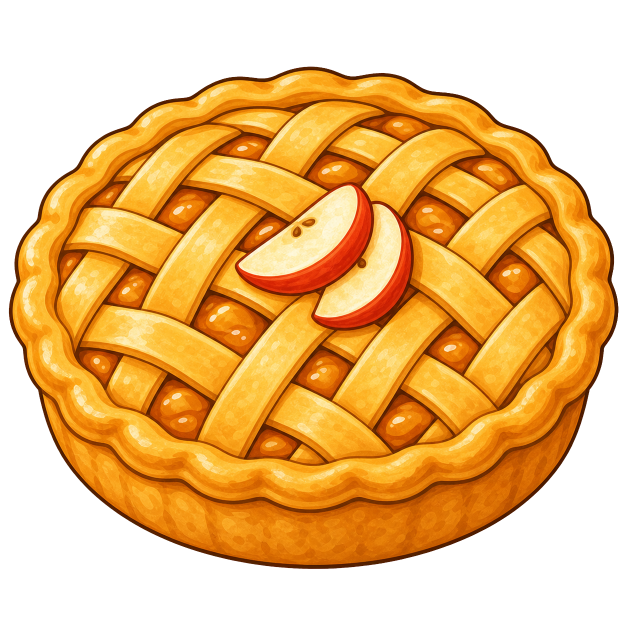
#> input picture GourmetProject/Art/GeneratedDishSamples/.codex-tmp/apple_pie_transparent.png, 1254 x 1254 px (shown at 1/2 size)
$ python prepare_dish_sprite.py --input .codex-tmp/apple_pie_transparent.png --out out.png --width 100 --height 100
#> lines starting #> are read from the running program, lines starting #| are printed output that depends on the picture
#!/usr/bin/env python3

import argparse
from pathlib import Path

from PIL import Image


def fit_to_canvas(image: Image.Image, width: int, height: int, padding: float) -> Image.Image:
#> called with width = 100, height = 100, padding = 0.06
    rgba = image.convert("RGBA")
#> rgba is the input picture: PIL image 1254x1254 RGBA; mean R, G, B, A 136.7, 88.3, 23.4, 154.6
    alpha = rgba.getchannel("A")
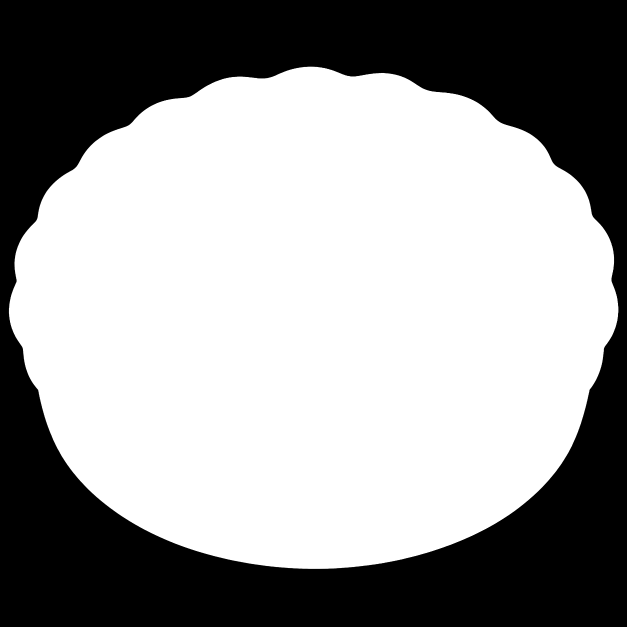
#> alpha: PIL image 1254x1254 L (shown at 1/2 size); min 0, max 255, mean 154.6
    bbox = alpha.getbbox()
#> bbox = (17, 133, 1237, 1138)
    if bbox is None:
        raise ValueError("Input image has no visible pixels.")

    subject = rgba.crop(bbox)
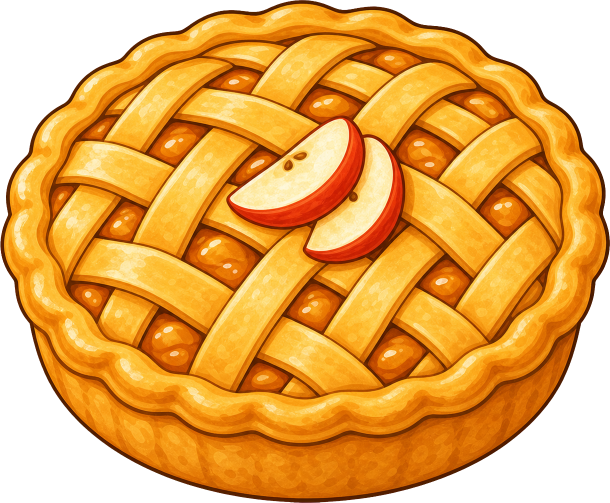
#> subject: PIL image 1220x1005 RGBA (shown at 1/2 size); mean R, G, B, A 175.4, 113.3, 30, 198.2; transparent parts drawn white
    max_width = max(1, round(width * (1 - 2 * padding)))
    max_height = max(1, round(height * (1 - 2 * padding)))
    scale = min(max_width / subject.width, max_height / subject.height)
#> scale = 0.0721
    resized = subject.resize(
        (max(1, round(subject.width * scale)), max(1, round(subject.height * scale))),
        Image.Resampling.LANCZOS,
    )
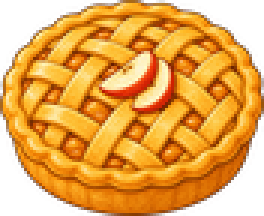
#> resized: PIL image 88x72 RGBA (shown 3 times larger); mean R, G, B, A 179.3, 115.6, 30.5, 198.3; transparent parts drawn white

    canvas = Image.new("RGBA", (width, height), (0, 0, 0, 0))
#> canvas: PIL image 100x100 RGBA; every value is 0
    x = (width - resized.width) // 2
#> x = 6
    y = (height - resized.height) // 2
#> y = 14
    canvas.alpha_composite(resized, (x, y))
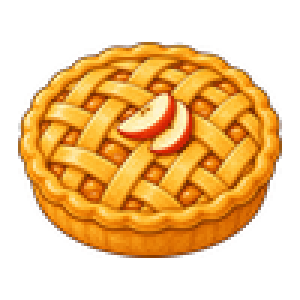
#> canvas: PIL image 100x100 RGBA (shown 3 times larger); mean R, G, B, A 113.6, 73.2, 19.3, 125.6; transparent parts drawn white
    return canvas


def main() -> None:
    parser = argparse.ArgumentParser()
    parser.add_argument("--input", required=True)
    parser.add_argument("--out", required=True)
    parser.add_argument("--width", type=int, required=True)
    parser.add_argument("--height", type=int, required=True)
    parser.add_argument("--padding", type=float, default=0.06)
    args = parser.parse_args()

    if not 0 <= args.padding < 0.5:
        raise ValueError("padding must be in [0, 0.5)")

    output = Path(args.out)
    output.parent.mkdir(parents=True, exist_ok=True)
    result = fit_to_canvas(
        Image.open(args.input),
        args.width,
        args.height,
        args.padding,
    )
    result.save(output)
    print(f"output={output} size={result.size} alpha_bbox={result.getchannel('A').getbbox()}")
#| output=out.png size=(100, 100) alpha_bbox=(6, 14, 94, 86)


if __name__ == "__main__":
    main()

$ run again, on GourmetProject/Art/GeneratedDishSamples/.codex-tmp/cake_roll_transparent.png
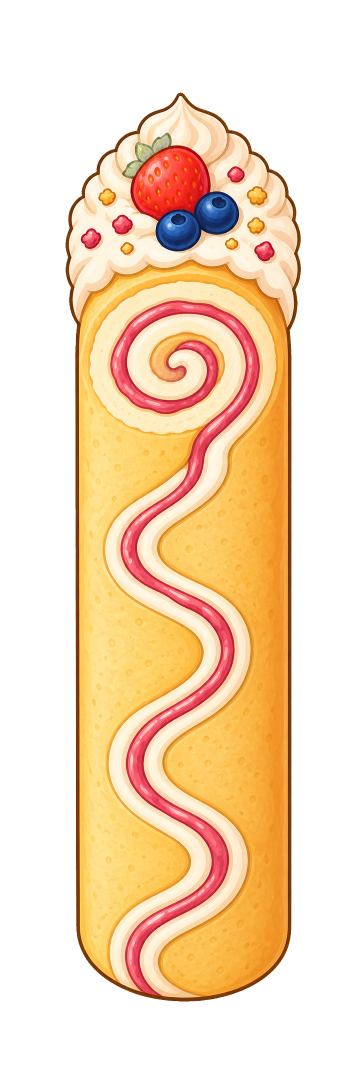
#> input picture GourmetProject/Art/GeneratedDishSamples/.codex-tmp/cake_roll_transparent.png, 724 x 2172 px (shown at 1/2 size)
#> in fit_to_canvas, rgba is the input picture: PIL image 724x2172 RGBA; mean R, G, B, A 112.1, 85.2, 55.2, 119.6
#> in fit_to_canvas, `alpha = rgba.getchannel("A")`:
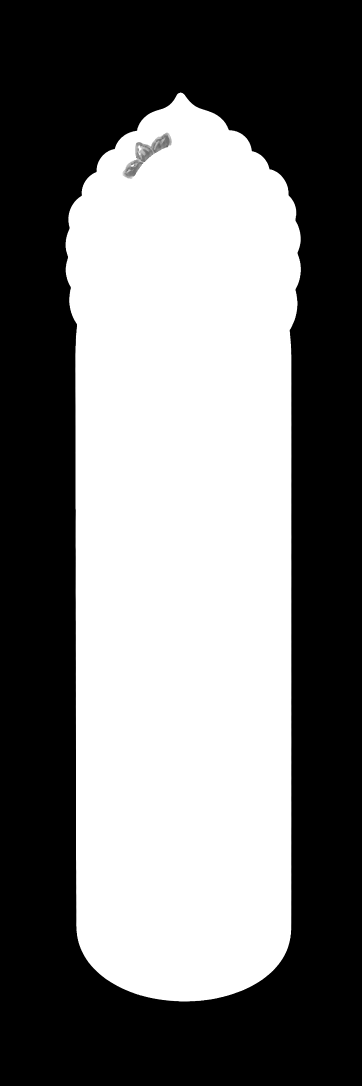
#> alpha: PIL image 724x2172 L (shown at 1/2 size); min 0, max 255, mean 119.6
#> bbox = (131, 185, 602, 2003)
#> in fit_to_canvas, `canvas.alpha_composite(resized, (x, y))`:
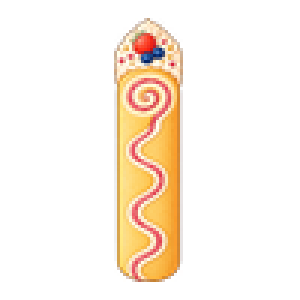
#> canvas: PIL image 100x100 RGBA (shown 3 times larger); mean R, G, B, A 43, 32.6, 21.1, 44.4; transparent parts drawn white
#| output=out.png size=(100, 100) alpha_bbox=(38, 6, 61, 94)

$ run again, on GourmetProject/Art/GeneratedDishSamples/.codex-tmp/cake_slice_transparent.png
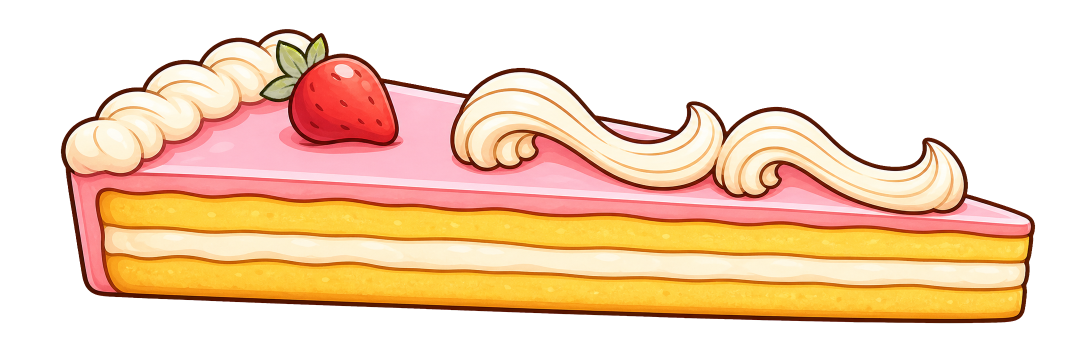
#> input picture GourmetProject/Art/GeneratedDishSamples/.codex-tmp/cake_slice_transparent.png, 2172 x 724 px (shown at 1/2 size)
#> in fit_to_canvas, rgba is the input picture: PIL image 2172x724 RGBA; mean R, G, B, A 120.1, 90.3, 62.6, 129.6
#> in fit_to_canvas, `alpha = rgba.getchannel("A")`:
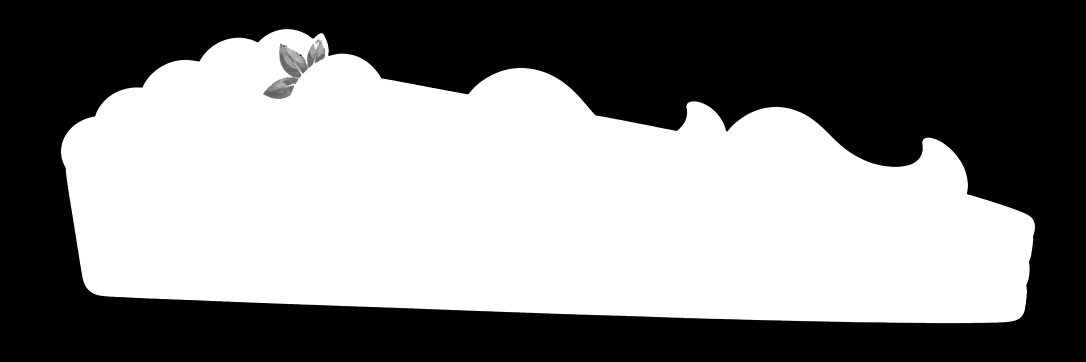
#> alpha: PIL image 2172x724 L (shown at 1/2 size); min 0, max 255, mean 129.6
#> bbox = (121, 58, 2071, 647)
#> in fit_to_canvas, `canvas.alpha_composite(resized, (x, y))`:
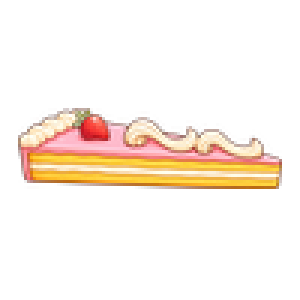
#> canvas: PIL image 100x100 RGBA (shown 3 times larger); mean R, G, B, A 41.1, 30.7, 21.4, 42.2; transparent parts drawn white
#| output=out.png size=(100, 100) alpha_bbox=(6, 36, 94, 63)
